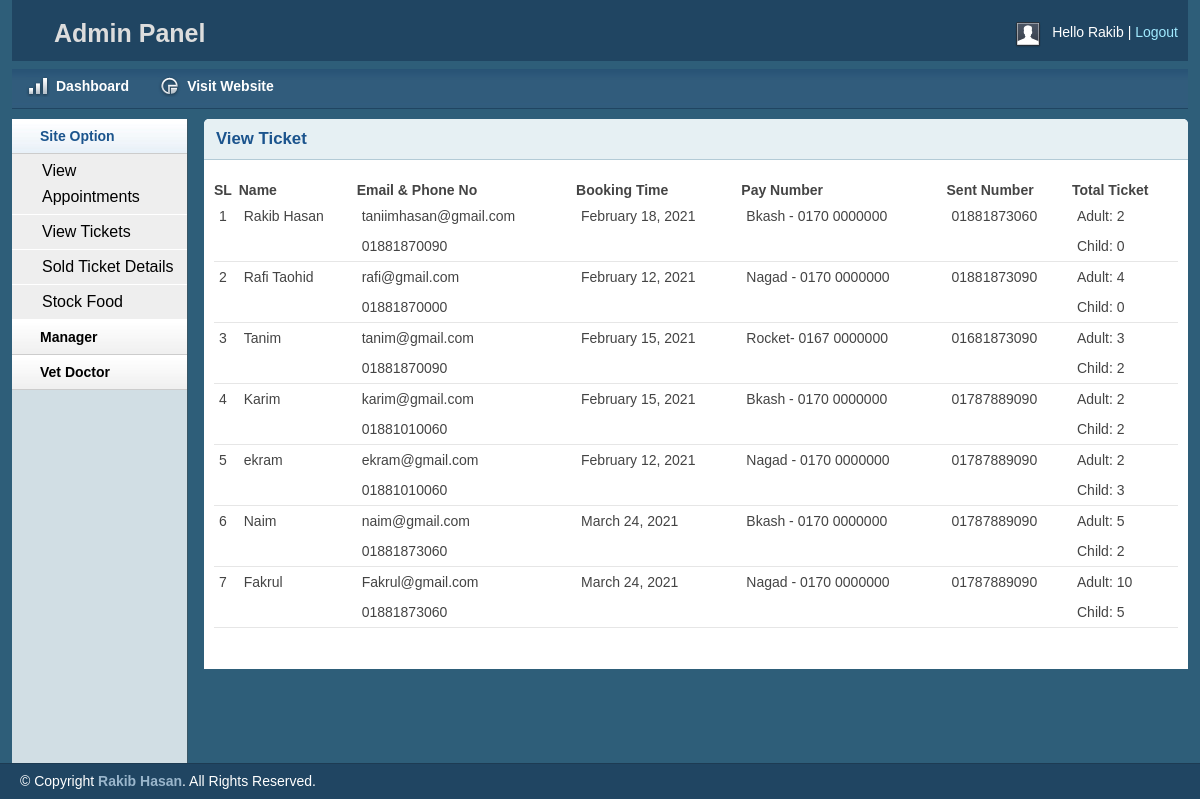
/admin/view_ticket.php (signed in), run on the app's committed database.
### tables this page shows
CREATE TABLE `tickets` (
  `id` int(11) NOT NULL,
  `user_id` int(11) NOT NULL,
  `name` varchar(255) NOT NULL,
  `phone` varchar(255) NOT NULL,
  `email` varchar(255) NOT NULL,
  `pay_number` varchar(255) NOT NULL,
  `sent_number` varchar(255) NOT NULL,
  `booking_date` date NOT NULL,
  `adult_num` int(11) NOT NULL,
  `child_num` int(11) NOT NULL DEFAULT 0,
  `status` int(11) NOT NULL
);

### lib/Database.php (called while the page is built, shortened)
<?php
Class Database{
    public $host   = DB_HOST;
    public $user   = DB_USER;
    public $pass   = DB_PASS;
    public $dbname = DB_NAME;
    public $link;
    private function connectDB(){
        $this->link = new mysqli($this->host, $this->user, $this->pass,
            $this->dbname);
    }
    public function select($query){
        $result = $this->link->query($query) or
        die($this->link->error.__LINE__);
        if($result->num_rows > 0){
            return $result;
        } else {
            return false;
        }
    }
}

### classes/Ticket.php (called while the page is built, shortened)
<?php
$filePath = realpath(dirname(__FILE__));
include_once ($filePath.'/../lib/Database.php');
include_once ($filePath.'/../helpers/Format.php');
?>
<?php
class Ticket
{
    private $db;
    public function __construct()
    {
        $this->db = new Database();
    }
    public function getAllTicket(){
        $query = "SELECT * FROM tickets ORDER BY id ASC";
        $result = $this->db->select($query);
        return $result;
    }
}

### helpers/Format.php (called while the page is built, shortened)
<?php
class Format{
    public function formatDate($date){
        return date('F j, Y', strtotime($date));
    }
}
?>

### admin/view_ticket.php (the view, shortened to what this page needs)
<?php include 'inc/header.php';?>
<?php include 'inc/sidebar.php';?>
<?php
include_once '../classes/Ticket.php';
    $ticket = new Ticket();
    $fm = new Format();
?>
        <div class="grid_10">
            <div class="box round first grid">
                <h2>View Ticket</h2>
                <div class="block">
                    <table class="data display datatable" id="example">
					<thead>
						<tr>
							<th>SL</th>
							<th>Name</th>
							<th>Email & Phone No</th>
                            <th>Booking Time</th>
                            <th>Pay Number</th>
                            <th>Sent Number</th>
                            <th>Total Ticket</th>
						</tr>
					</thead>
					<tbody>
                    <?php
                        $getTicket = $ticket->getAllTicket();
                        if ($getTicket){
                            while ($result = $getTicket->fetch_assoc()){
                    ?>
						<tr class="odd gradeX">
							<td><?php echo $result['id'];?></td>
                            <td><?php echo $result['name'];?></td>
                            <td><?php echo $result['email'];?><br><?php echo $result['phone'];?></td>
                            <td><?php echo $fm->formatDate($result['booking_date']);?></td>
                            <td><?php echo $result['pay_number'];?></td>
                            <td><?php echo $result['sent_number'];?></td>
                            <td>Adult: <?php echo $result['adult_num'];?><br>Child: <?php echo $result['child_num'];?></td>
						</tr>
                    <?php }} ?>
					</tbody>
				</table>
               </div>
            </div>
        </div>
<?php include 'inc/footer.php';?>

### admin/css/layout.css (style rules this page uses)
body { background: #fff none repeat scroll 0 0; color: #444; font-size: 14px; padding: 0; }
h1, h2, h3, h4, h5, h6 { line-height:1.2em; margin-bottom:.3em; }
h2 { margin-top:1em; }
.box { background:#fff; margin-bottom:20px; padding:10px 10px 10px 10px; margin-left:-8px; }
.box.grid { padding-bottom:40px; }
.box.round { -moz-border-radius: 5px 5px 0px 0px; -webkit-border-radius: 5px 5px 0px 0px; border-radius: 5px 5px 0px 0px; }
.box h2 { font-size:1.2em; font-weight:bold; color:#1B548D; background:#E6F0F3; margin:-10px -10px 0 -10px; padding:10px 12px; border-bottom:1px solid #B3CBD6; -moz-border-radius: 5px 5px 0px 0px; -webkit-border-radius: 5px 5px 0px 0px; border-radius: 5px 5px 0px 0px; }
.box.first { min-height: 406px; }
.block { padding-top:20px; }
.block { padding-bottom:1px; }
table.display { margin: 0 auto; clear: both; width: 100%; }
tr.odd { height: 30px; line-height: 30px; border-bottom:1px solid #e6e6e6; }
tr.odd td, tr.even td { padding-left:5px; }

### admin/view_ticket.php (style rules this page uses)
th { text-align: left; }

### data on the page
tickets: id "1", name "Rakib Hasan", email "taniimhasan@gmail.com", phone "01881870090", booking_date "February 18, 2021", pay_number "Bkash - 0170 0000000", sent_number "01881873060", adult_num "2", child_num "0"
tickets: id "2", name "Rafi Taohid", email "rafi@gmail.com", phone "01881870000", booking_date "February 12, 2021", pay_number "Nagad - 0170 0000000", sent_number "01881873090", adult_num "4", child_num "0"
tickets: id "3", name "Tanim", email "tanim@gmail.com", phone "01881870090", booking_date "February 15, 2021", pay_number "Rocket- 0167 0000000", sent_number "01681873090", adult_num "3", child_num "2"
tickets: id "4", name "Karim", email "karim@gmail.com", phone "01881010060", booking_date "February 15, 2021", pay_number "Bkash - 0170 0000000", sent_number "01787889090", adult_num "2", child_num "2"
tickets: id "5", name "ekram", email "ekram@gmail.com", phone "01881010060", booking_date "February 12, 2021", pay_number "Nagad - 0170 0000000", sent_number "01787889090", adult_num "2", child_num "3"
tickets: id "6", name "Naim", email "naim@gmail.com", phone "01881873060", booking_date "March 24, 2021", pay_number "Bkash - 0170 0000000", sent_number "01787889090", adult_num "5", child_num "2"
tickets: id "7", name "Fakrul", email "Fakrul@gmail.com", phone "01881873060", booking_date "March 24, 2021", pay_number "Nagad - 0170 0000000", sent_number "01787889090", adult_num "10", child_num "5"

### other printed values
Session::get('adminName') "Rakib"
